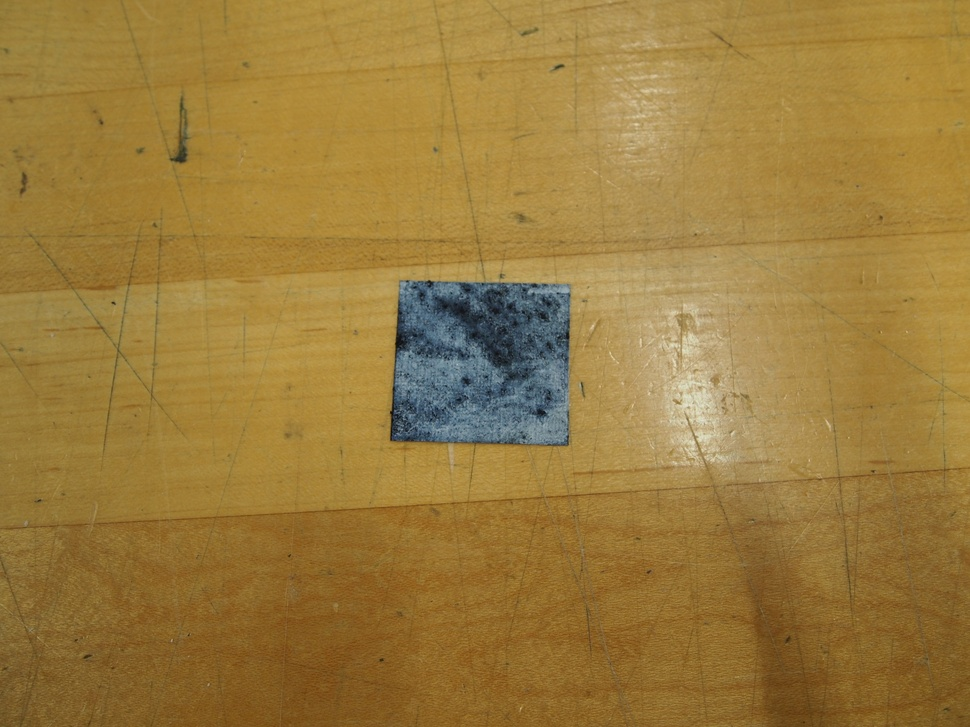
#> input picture Lactose_Paints/Raw_Images/Control_Indigo1.JPG, 970 x 727 px, shrunk from 4608 x 3456 before the run, found by its file name; its folder holds only this picture in this run
$ jupyter execute --allow-errors Lactose_Image_Processing.ipynb
#> lines starting #> are read from the running program, lines starting #| are printed output that depends on the picture
#> further down, image is the input picture: shape (727, 970, 3); mean B, G, R 61, 123.6, 154.6
[cell 1]
import os
import cv2
import numpy as np
import matplotlib.pyplot as plt

def crop_center_square(image, crop_ratio=3.4):
    """Crop the center of the image into a square based on the given crop ratio."""
#> called with crop_ratio = 3.4
    height, width, _ = image.shape
#> height = 727; width = 970
    print(image.shape)
#| (727, 970, 3)
    if height > width:
        margin = int((height - width) * crop_ratio / 2)
        cropped = image[margin:height-margin, :, :]
    else:
        margin = int((width - height) * crop_ratio / 2)
#> margin = 413
        cropped = image[:, margin:width-margin, :]
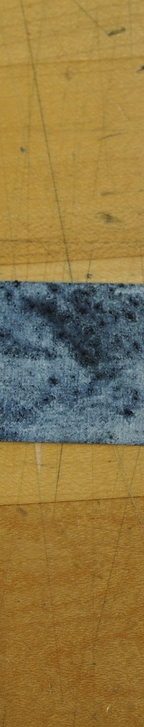
#> cropped: shape (727, 144, 3); mean B, G, R 68.9, 119.6, 142.8
    print(margin)
#| 413

    # Determine the size of the square based on crop_ratio
    size = min(cropped.shape[0], cropped.shape[1])
#> size = 144
    start_h = (cropped.shape[0] - size) // 2
#> start_h = 291
    start_w = (cropped.shape[1] - size) // 2
#> start_w = 0

    cropped_square = cropped[start_h:start_h + size, start_w:start_w + size]
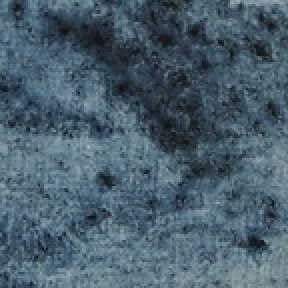
#> cropped_square: shape (144, 144, 3) (shown 2 times larger); mean B, G, R 108.7, 95, 74.2

    return cropped_square


# import matplotlib.pyplot as plt
# import scienceplots

# plt.style.use('science')


def plot_hsv_histogram(image):
    """Plot the HSV histogram of the image."""
    hsv_image = cv2.cvtColor(image, cv2.COLOR_RGB2HSV)
    h_hist = cv2.calcHist([hsv_image], [0], None, [180], [0, 180])
    s_hist = cv2.calcHist([hsv_image], [1], None, [256], [0, 256])
    v_hist = cv2.calcHist([hsv_image], [2], None, [256], [0, 256])

    fig, axs = plt.subplots(1, 3, figsize=(15, 5))

    axs[0].plot(h_hist, color='r')
    axs[0].set_title('Hue Histogram')
    axs[0].set_xlim([0, 180])

    axs[1].plot(s_hist, color='g')
    axs[1].set_title('Saturation Histogram')
    axs[1].set_xlim([0, 256])

    axs[2].plot(v_hist, color='b')
    axs[2].set_title('Value Histogram')
    axs[2].set_xlim([0, 256])

    plt.tight_layout()
    plt.show()

def plot_aggregated_hsv_histograms(title, images):
    """Plot aggregated HSV histograms of multiple images."""
#> called with title = 'Control_Indigo'
    h_hist_agg = np.zeros((256, 1))  # Aggregate histogram for Hue channel
    l_hist_agg = np.zeros((256, 1))  # Aggregate histogram for Lightness channel
    s_hist_agg = np.zeros((256, 1))  # Aggregate histogram for Saturation channel

    for image_path in images:
        image = cv2.imread(image_path)
#> image: shape (144, 144, 3)
        hls_image = cv2.cvtColor(image, cv2.COLOR_RGB2HLS_FULL)
#> hls_image: shape (144, 144, 3); mean of channels 0, 1, 2 25.4, 91.4, 52.2
        h_hist = cv2.calcHist([hls_image], [0], None, [256], [0, 256])
#> h_hist = 256 values, max 3924 at index 26, min 0 at index 0, mean 81
        l_hist = cv2.calcHist([hls_image], [1], None, [256], [0, 256])
#> l_hist = 256 values, max 450 at index 104, min 0 at index 0, mean 81
        s_hist = cv2.calcHist([hls_image], [2], None, [256], [0, 256])
#> s_hist = 256 values, max 858 at index 42, min 0 at index 0, mean 81
        # import pdb; pdb.set_trace()

        h_hist_agg += h_hist
#> h_hist_agg has the same summary as h_hist
        l_hist_agg += l_hist
#> l_hist_agg has the same summary as l_hist
        s_hist_agg += s_hist
#> s_hist_agg has the same summary as s_hist


    fig, ax = plt.subplots(figsize=(10, 6))

    ax.plot(h_hist_agg, color='r', label='Hue', alpha=1)
    ax.plot(l_hist_agg, color='g', label='Lightness', alpha=1)
    ax.plot(s_hist_agg, color='b', label='Saturation', alpha=1)

    ax.set_title(title)
    ax.set_xlim([0, 256])
    ax.legend()

    plt.tight_layout()
    plt.show()
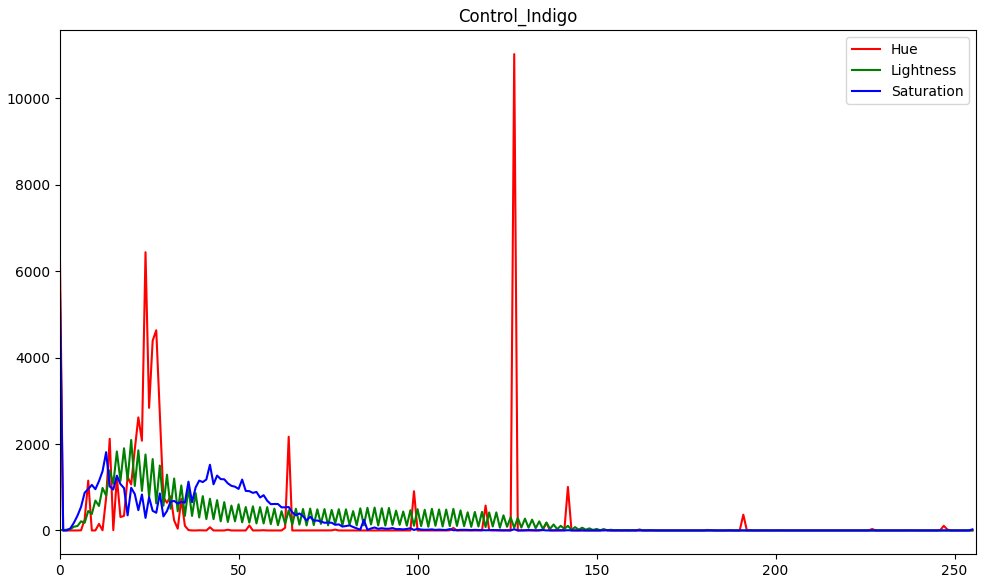
#> figure drawn by matplotlib, 1 panel; curve peaks at x = 127, y = 11025; curve peaks at x = 20, y = 2094; curve peaks at x = 0, y = 6153

[cell 2]
import pdb

in_folder_path = '/Users/yitongtseo/Documents/GitHub/ethical_necromancy/Lactose_Paints/Raw_Images'
out_folder_path = '/Users/yitongtseo/Documents/GitHub/ethical_necromancy/Lactose_Paints/Cropped_Images'

image_files = [f for f in os.listdir(in_folder_path) if os.path.isfile(os.path.join(in_folder_path, f))]

for file in image_files:
    image_path = os.path.join(in_folder_path, file)
    image = cv2.imread(image_path)

    if image is not None:
        cropped_image = crop_center_square(image)
        cropped_image_path = os.path.join(out_folder_path, f"cropped_{file}")
        cv2.imwrite(cropped_image_path, cropped_image)

        print(f"Processed and saved cropped image: {cropped_image_path}")
